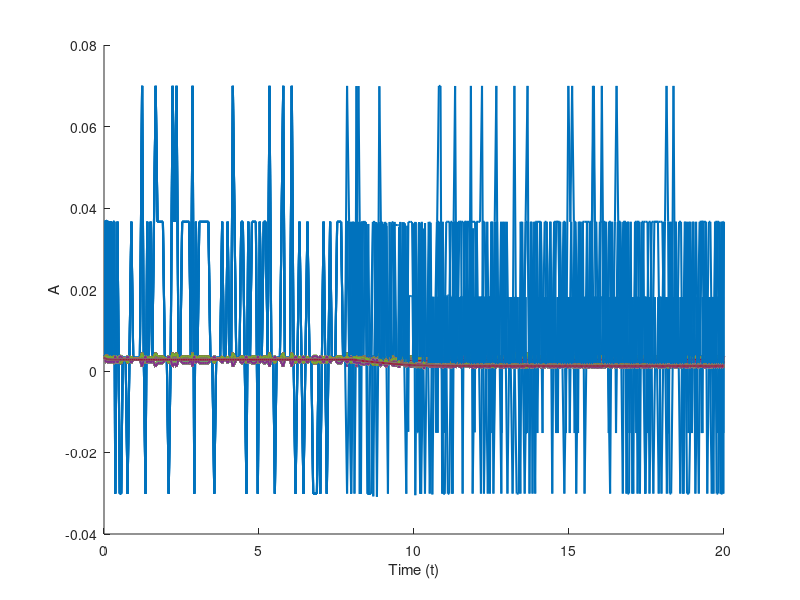

This chart was generated by the following MATLAB code:
K0=0.5; k1=2; k2=15;k3=1;k4=120;k11=2;k12=15;k13=1;k14=80;Km1=10;Km2=0.3;Km11=10;Km12=1;
Km=4;Ktot=20;Ptot=20;P0=0.5;Ca=0;Ca_basal=0.1;Atot=1;c_1=1;c_2=1;c_3=6;c_4=8;

%pK and P simulation
%pK=X(1),P=X(2)
g=@(t,Y,Ca)[k1*((Ktot-Y(1))/(Km1+(Ktot-Y(1))))*Y(1)-((k2*Y(1))/(Km2+Y(1)))*(Y(2)+P0)+k3*K0+(k4*(Ca^4)*(Ktot-Y(1)))/(Km^4+Ca^4);
    (k11*((Ptot-Y(2))/(Km11+(Ptot-Y(2))))*Y(2)-k12*(Y(2)/(Km12+Y(2)))*(Y(1)+K0)+k13*P0+(k14*(Ca^3)/(Km^3+Ca^3))*(Ptot-Y(2)))];

Ca1 = @(t) 0.1 + 0.1 * (t>8)*(t<10);
Ca2=  @(t) 0.1 + 0.2 * (t>8)*(t<10);
Ca3=  @(t) 0.1 + 0.3 * (t>8)*(t<10);
Ca4=  @(t) 0.1 + 0.4 * (t>8)*(t<10);
Ca5=  @(t) 0.1 + 0.5 * (t>8)*(t<10);
Ca6=  @(t) 0.1 + 0.6 * (t>8)*(t<10);

h1 = @(t,y) g(t,y,Ca1(t));
h2 = @(t,y) g(t,y,Ca2(t));
h3 = @(t,y) g(t,y,Ca3(t));
h4 = @(t,y) g(t,y,Ca4(t));
h5 = @(t,y) g(t,y,Ca5(t));
h6 = @(t,y) g(t,y,Ca6(t));
bas= @(t,y) g(t,y,Ca_basal);

span = [0 20]; 

[t0,B] =ode45(bas,span,[0 0]);
[t1,X] =ode45(h1,span,[0 0]);
[t2,Y] =ode45(h2,span,[0 0]);
[t3,Z] =ode45(h3,span,[0 0]);
[t4,N] =ode45(h4,span,[0 0]);
[t5,G] =ode45(h5,span,[0 0]);
[t6,Q] =ode45(h6,span,[0 0]);



%Normalized EPSP(t) = A(t)/A_{basal}

%AMPAR basal
pK=@(t) interp1(t0, B(:,1), t);
P=@(t) interp1(t0, B(:,2), t);
k21=@(t) c_1*pK(t)+c_3;
k22=@(t) c_2*P(t)+c_4;
h1=@(t0,A_basal) k21(t0)*(Atot-A_basal)-k22(t0)*A_basal;
[t0,A_basal] =ode45(h1,span,[0.5 0.5]);


% Create a new figure

% perturbation no greater than Ca=0.5, stable
pK=@(t) interp1(t1, X(:,1), t);
P=@(t) interp1(t1, X(:,2), t);
k21=@(t) c_1*pK(t)+c_3;
k22=@(t) c_2*P(t)+c_4;
h1=@(t1,AX) k21(t1)*(Atot-AX)-k22(t1)*AX;
[t1,AX] =ode45(h1,span,[0.5 0.5]);

pK=@(t) interp1(t2, Y(:,1), t);
P=@(t) interp1(t2, Y(:,2), t);
k21=@(t) c_1*pK(t)+c_3;
k22=@(t) c_2*P(t)+c_4;
h2=@(t2,AY) k21(t2)*(Atot-AY)-k22(t2)*AY;
[t2,AY] =ode45(h2,span,[0.5 0.5]);

pK=@(t) interp1(t3, Z(:,1), t);
P=@(t) interp1(t3, Z(:,2), t);
k21=@(t) c_1*pK(t)+c_3;
k22=@(t) c_2*P(t)+c_4;
h3=@(t3,AZ) k21(t3)*(Atot-AZ)-k22(t3)*AZ;
[t3,AZ] =ode45(h3,span,[0.5 0.5]);

pK=@(t) interp1(t4, N(:,1), t);
P=@(t) interp1(t4, N(:,2), t);
k21=@(t) c_1*pK(t)+c_3;
k22=@(t) c_2*P(t)+c_4;
h4=@(t4,AN) k21(t4)*(Atot-AN)-k22(t4)*AN;
[t4,AN] =ode45(h4,span,[0.5 0.5]);

pK=@(t) interp1(t5, G(:,1), t);
P=@(t) interp1(t5, G(:,2), t);
k21=@(t) c_1*pK(t)+c_3;
k22=@(t) c_2*P(t)+c_4;
h5=@(t5,AG) k21(t5)*(Atot-AG)-k22(t5)*AG;
[t5,AG] =ode45(h5,span,[0.5 0.5]);

% A(t) LTD
pK=@(t) interp1(t6, Q(:,1), t);
P=@(t) interp1(t6, Q(:,2), t);
k21=@(t) c_1*pK(t)+c_3;
k22=@(t) c_2*P(t)+c_4;
h6=@(t6,AQ) k21(t6)*(Atot-AQ)-k22(t6)*AQ;
[t6,AQ] =ode45(h6,span,[0.5 0.5]);




% Add legend and labels
hold on;
%plot(t1,AX/A_basal,'LineWidth', 1.5);
plot(t2,AY/A_basal,'LineWidth', 1.5);
plot(t3,AZ/A_basal,'LineWidth', 1.5);
plot(t4,AN/A_basal,'LineWidth', 1.5);
plot(t5,AG/A_basal,'LineWidth', 1.5);
plot(t6,AQ/A_basal,'LineWidth', 1.5);

hold off;
xlabel('Time (t)');
ylabel('A');












